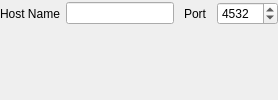
                   <widget class="QWidget" name="rigNetworkPage">
                    <layout class="QFormLayout" name="formLayout_8">
                     <property name="horizontalSpacing">
                      <number>6</number>
                     </property>
                     <property name="verticalSpacing">
                      <number>2</number>
                     </property>
                     <property name="leftMargin">
                      <number>0</number>
                     </property>
                     <property name="topMargin">
                      <number>2</number>
                     </property>
                     <property name="rightMargin">
                      <number>0</number>
                     </property>
                     <property name="bottomMargin">
                      <number>0</number>
                     </property>
                     <item row="0" column="0">
                      <widget class="QLabel" name="rigHostNameLabel">
                       <property name="text">
                        <string>Host Name</string>
                       </property>
                      </widget>
                     </item>
                     <item row="0" column="1">
                      <layout class="QHBoxLayout" name="horizontalLayout_27">
                       <property name="spacing">
                        <number>10</number>
                       </property>
                       <item>
                        <widget class="QLineEdit" name="rigHostNameEdit"/>
                       </item>
                       <item>
                        <widget class="QLabel" name="rigNetPortLabel">
                         <property name="text">
                          <string>Port</string>
                         </property>
                        </widget>
                       </item>
                       <item>
                        <widget class="QSpinBox" name="rigNetPortSpin">
                         <property name="toolTip">
                          <string/>
                         </property>
                         <property name="minimum">
                          <number>1</number>
                         </property>
                         <property name="maximum">
                          <number>65535</number>
                         </property>
                         <property name="value">
                          <number>4532</number>
                         </property>
                        </widget>
                       </item>
                      </layout>
                     </item>
                    </layout>
                   </widget>
